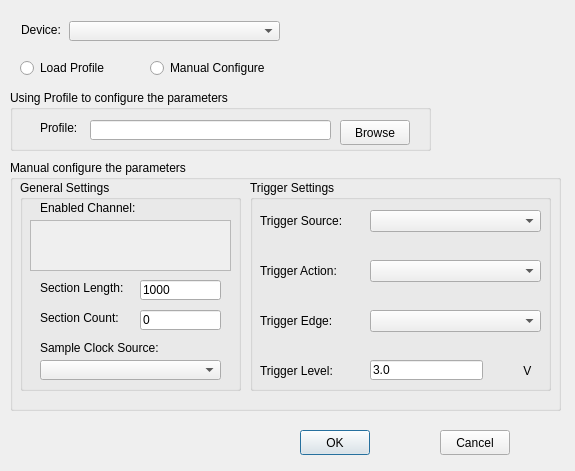
<?xml version="1.0" encoding="UTF-8"?>
<ui version="4.0">
 <class>ConfigureDialog</class>
 <widget class="QDialog" name="ConfigureDialog">
  <property name="enabled">
   <bool>true</bool>
  </property>
  <property name="geometry">
   <rect>
    <x>0</x>
    <y>0</y>
    <width>575</width>
    <height>471</height>
   </rect>
  </property>
  <property name="sizePolicy">
   <sizepolicy hsizetype="Fixed" vsizetype="Fixed">
    <horstretch>0</horstretch>
    <verstretch>0</verstretch>
   </sizepolicy>
  </property>
  <property name="minimumSize">
   <size>
    <width>349</width>
    <height>125</height>
   </size>
  </property>
  <property name="windowTitle">
   <string>Buffered Event Counter - Configuration</string>
  </property>
  <property name="sizeGripEnabled">
   <bool>false</bool>
  </property>
  <widget class="QComboBox" name="cmbDevice">
   <property name="enabled">
    <bool>true</bool>
   </property>
   <property name="geometry">
    <rect>
     <x>69</x>
     <y>21</y>
     <width>211</width>
     <height>20</height>
    </rect>
   </property>
   <property name="sizePolicy">
    <sizepolicy hsizetype="Expanding" vsizetype="Expanding">
     <horstretch>0</horstretch>
     <verstretch>0</verstretch>
    </sizepolicy>
   </property>
   <property name="layoutDirection">
    <enum>Qt::LeftToRight</enum>
   </property>
  </widget>
  <widget class="QLabel" name="lblDevice">
   <property name="geometry">
    <rect>
     <x>21</x>
     <y>22</y>
     <width>42</width>
     <height>16</height>
    </rect>
   </property>
   <property name="sizePolicy">
    <sizepolicy hsizetype="Fixed" vsizetype="Fixed">
     <horstretch>0</horstretch>
     <verstretch>0</verstretch>
    </sizepolicy>
   </property>
   <property name="text">
    <string>Device:</string>
   </property>
   <property name="buddy">
    <cstring>cmbDevice</cstring>
   </property>
  </widget>
  <widget class="QPushButton" name="btnOK">
   <property name="geometry">
    <rect>
     <x>300</x>
     <y>430</y>
     <width>70</width>
     <height>25</height>
    </rect>
   </property>
   <property name="text">
    <string>OK</string>
   </property>
  </widget>
  <widget class="QPushButton" name="btnCancel">
   <property name="geometry">
    <rect>
     <x>440</x>
     <y>430</y>
     <width>70</width>
     <height>25</height>
    </rect>
   </property>
   <property name="text">
    <string>Cancel</string>
   </property>
   <property name="autoDefault">
    <bool>false</bool>
   </property>
  </widget>
  <widget class="QGroupBox" name="groupBox_profile">
   <property name="geometry">
    <rect>
     <x>10</x>
     <y>90</y>
     <width>421</width>
     <height>61</height>
    </rect>
   </property>
   <property name="title">
    <string>Using Profile to configure the parameters</string>
   </property>
   <widget class="QLineEdit" name="txtProfilePath">
    <property name="geometry">
     <rect>
      <x>80</x>
      <y>30</y>
      <width>241</width>
      <height>20</height>
     </rect>
    </property>
    <property name="sizePolicy">
     <sizepolicy hsizetype="Expanding" vsizetype="Expanding">
      <horstretch>0</horstretch>
      <verstretch>0</verstretch>
     </sizepolicy>
    </property>
    <property name="dragEnabled">
     <bool>true</bool>
    </property>
   </widget>
   <widget class="QLabel" name="lblProfilePath">
    <property name="geometry">
     <rect>
      <x>30</x>
      <y>30</y>
      <width>48</width>
      <height>16</height>
     </rect>
    </property>
    <property name="sizePolicy">
     <sizepolicy hsizetype="Fixed" vsizetype="Fixed">
      <horstretch>0</horstretch>
      <verstretch>0</verstretch>
     </sizepolicy>
    </property>
    <property name="text">
     <string>Profile:</string>
    </property>
    <property name="buddy">
     <cstring>cmbDevice</cstring>
    </property>
   </widget>
   <widget class="QPushButton" name="btnBrowse">
    <property name="geometry">
     <rect>
      <x>330</x>
      <y>30</y>
      <width>70</width>
      <height>25</height>
     </rect>
    </property>
    <property name="text">
     <string>Browse</string>
    </property>
   </widget>
  </widget>
  <widget class="QGroupBox" name="groupBox_manual">
   <property name="geometry">
    <rect>
     <x>10</x>
     <y>160</y>
     <width>551</width>
     <height>251</height>
    </rect>
   </property>
   <property name="title">
    <string>Manual configure the parameters</string>
   </property>
   <widget class="QGroupBox" name="GeneralSettingsGroup">
    <property name="geometry">
     <rect>
      <x>10</x>
      <y>20</y>
      <width>221</width>
      <height>211</height>
     </rect>
    </property>
    <property name="title">
     <string>General Settings</string>
    </property>
    <widget class="QLabel" name="label_4">
     <property name="geometry">
      <rect>
       <x>20</x>
       <y>100</y>
       <width>90</width>
       <height>16</height>
      </rect>
     </property>
     <property name="sizePolicy">
      <sizepolicy hsizetype="Expanding" vsizetype="Expanding">
       <horstretch>0</horstretch>
       <verstretch>0</verstretch>
      </sizepolicy>
     </property>
     <property name="text">
      <string>Section Length:</string>
     </property>
     <property name="scaledContents">
      <bool>false</bool>
     </property>
     <property name="wordWrap">
      <bool>false</bool>
     </property>
    </widget>
    <widget class="QLabel" name="label_5">
     <property name="geometry">
      <rect>
       <x>20</x>
       <y>130</y>
       <width>84</width>
       <height>16</height>
      </rect>
     </property>
     <property name="sizePolicy">
      <sizepolicy hsizetype="Expanding" vsizetype="Expanding">
       <horstretch>0</horstretch>
       <verstretch>0</verstretch>
      </sizepolicy>
     </property>
     <property name="text">
      <string>Section Count:</string>
     </property>
     <property name="scaledContents">
      <bool>false</bool>
     </property>
     <property name="wordWrap">
      <bool>false</bool>
     </property>
    </widget>
    <widget class="QLabel" name="label_6">
     <property name="geometry">
      <rect>
       <x>20</x>
       <y>160</y>
       <width>120</width>
       <height>16</height>
      </rect>
     </property>
     <property name="sizePolicy">
      <sizepolicy hsizetype="Expanding" vsizetype="Expanding">
       <horstretch>0</horstretch>
       <verstretch>0</verstretch>
      </sizepolicy>
     </property>
     <property name="text">
      <string>Sample Clock Source:</string>
     </property>
     <property name="scaledContents">
      <bool>false</bool>
     </property>
     <property name="wordWrap">
      <bool>false</bool>
     </property>
    </widget>
    <widget class="QLineEdit" name="txtSectionLength">
     <property name="geometry">
      <rect>
       <x>120</x>
       <y>100</y>
       <width>81</width>
       <height>20</height>
      </rect>
     </property>
     <property name="text">
      <string>1000</string>
     </property>
    </widget>
    <widget class="QLineEdit" name="txtSectionCount">
     <property name="geometry">
      <rect>
       <x>120</x>
       <y>130</y>
       <width>81</width>
       <height>20</height>
      </rect>
     </property>
     <property name="text">
      <string>0</string>
     </property>
    </widget>
    <widget class="QComboBox" name="cbxSampleClkSrc">
     <property name="geometry">
      <rect>
       <x>20</x>
       <y>180</y>
       <width>181</width>
       <height>20</height>
      </rect>
     </property>
    </widget>
    <widget class="QLabel" name="label_2">
     <property name="geometry">
      <rect>
       <x>20</x>
       <y>20</y>
       <width>101</width>
       <height>16</height>
      </rect>
     </property>
     <property name="text">
      <string>Enabled Channel:</string>
     </property>
     <property name="scaledContents">
      <bool>false</bool>
     </property>
     <property name="wordWrap">
      <bool>false</bool>
     </property>
    </widget>
    <widget class="QScrollArea" name="scrollArea">
     <property name="geometry">
      <rect>
       <x>10</x>
       <y>40</y>
       <width>201</width>
       <height>51</height>
      </rect>
     </property>
     <property name="widgetResizable">
      <bool>true</bool>
     </property>
     <widget class="QWidget" name="areaWidget">
      <property name="geometry">
       <rect>
        <x>0</x>
        <y>0</y>
        <width>199</width>
        <height>49</height>
       </rect>
      </property>
      <layout class="QHBoxLayout" name="horizontalLayout"/>
     </widget>
    </widget>
   </widget>
   <widget class="QGroupBox" name="TriggerSettingGroup">
    <property name="geometry">
     <rect>
      <x>240</x>
      <y>20</y>
      <width>301</width>
      <height>211</height>
     </rect>
    </property>
    <property name="title">
     <string>Trigger Settings</string>
    </property>
    <widget class="QLabel" name="label">
     <property name="geometry">
      <rect>
       <x>10</x>
       <y>30</y>
       <width>91</width>
       <height>21</height>
      </rect>
     </property>
     <property name="text">
      <string>Trigger Source:</string>
     </property>
    </widget>
    <widget class="QLabel" name="label_7">
     <property name="geometry">
      <rect>
       <x>10</x>
       <y>80</y>
       <width>91</width>
       <height>21</height>
      </rect>
     </property>
     <property name="text">
      <string>Trigger Action:</string>
     </property>
    </widget>
    <widget class="QLabel" name="label_8">
     <property name="geometry">
      <rect>
       <x>10</x>
       <y>130</y>
       <width>81</width>
       <height>21</height>
      </rect>
     </property>
     <property name="text">
      <string>Trigger Edge:</string>
     </property>
    </widget>
    <widget class="QLabel" name="label_9">
     <property name="geometry">
      <rect>
       <x>10</x>
       <y>180</y>
       <width>81</width>
       <height>21</height>
      </rect>
     </property>
     <property name="text">
      <string>Trigger Level:</string>
     </property>
    </widget>
    <widget class="QComboBox" name="cbxTrgSource">
     <property name="geometry">
      <rect>
       <x>120</x>
       <y>30</y>
       <width>171</width>
       <height>22</height>
      </rect>
     </property>
    </widget>
    <widget class="QComboBox" name="cbxTrgAction">
     <property name="geometry">
      <rect>
       <x>120</x>
       <y>80</y>
       <width>171</width>
       <height>22</height>
      </rect>
     </property>
    </widget>
    <widget class="QComboBox" name="cbxTrgEdge">
     <property name="geometry">
      <rect>
       <x>120</x>
       <y>130</y>
       <width>171</width>
       <height>22</height>
      </rect>
     </property>
    </widget>
    <widget class="QLabel" name="label_10">
     <property name="geometry">
      <rect>
       <x>270</x>
       <y>180</y>
       <width>16</width>
       <height>21</height>
      </rect>
     </property>
     <property name="text">
      <string> V</string>
     </property>
    </widget>
    <widget class="QLineEdit" name="txtTrgLevel">
     <property name="geometry">
      <rect>
       <x>120</x>
       <y>180</y>
       <width>113</width>
       <height>20</height>
      </rect>
     </property>
     <property name="text">
      <string>3.0</string>
     </property>
    </widget>
   </widget>
  </widget>
  <widget class="QRadioButton" name="radBtn_LoadProfile">
   <property name="geometry">
    <rect>
     <x>20</x>
     <y>60</y>
     <width>101</width>
     <height>16</height>
    </rect>
   </property>
   <property name="text">
    <string>Load Profile</string>
   </property>
  </widget>
  <widget class="QRadioButton" name="radBtn_ManualConfig">
   <property name="geometry">
    <rect>
     <x>150</x>
     <y>60</y>
     <width>131</width>
     <height>16</height>
    </rect>
   </property>
   <property name="text">
    <string>Manual Configure</string>
   </property>
  </widget>
 </widget>
 <tabstops>
  <tabstop>btnOK</tabstop>
  <tabstop>btnCancel</tabstop>
 </tabstops>
 <resources/>
 <connections/>
</ui>
